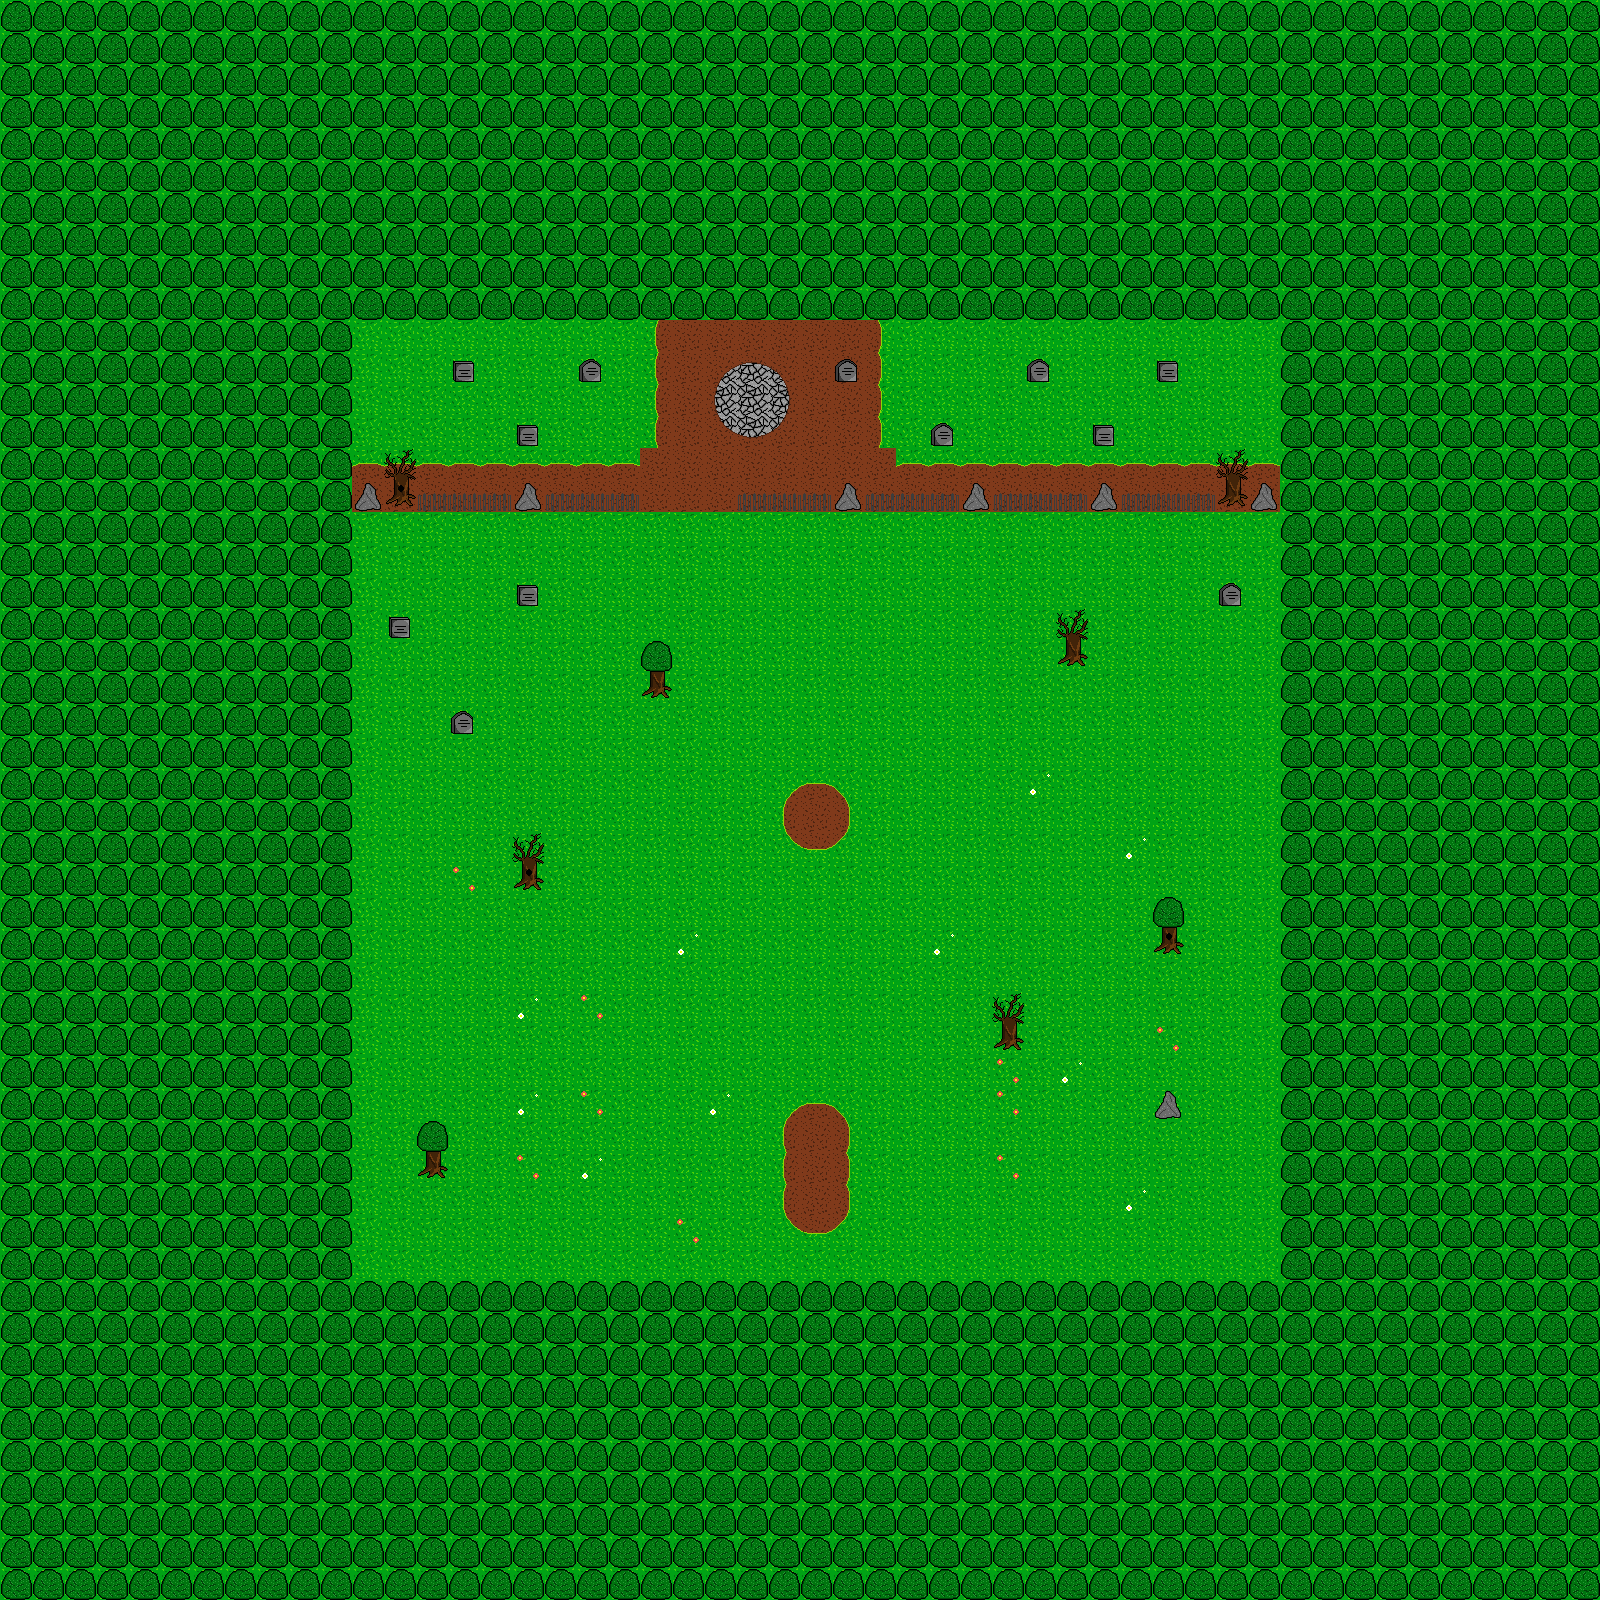

The image is a tile-based game level rendered from a .tmx file. Its description and source (layers, tilesets, objects; grid data summarised) follow:
An orthogonal 50x50 tile map with 32x32 px tiles, 3 tile layers (Background, Ground, Decoration) and 27 objects.

<map version="1.0" tiledversion="1.0.1" orientation="orthogonal" renderorder="left-down" width="50" height="50" tilewidth="32" tileheight="32" nextobjectid="29">
 <tileset firstgid="1" name="tileset1" tilewidth="32" tileheight="32" tilecount="256" columns="16">
  <image source="tileset1.png" width="512" height="512" />
 </tileset>
 <layer name="Background" width="50" height="50">
  <data>[2500 cells, 2500 non-empty, 6 distinct tile ids]</data>
 </layer>
 <layer name="Ground" width="50" height="50">
  <data>[2500 cells, 1734 non-empty, 22 distinct tile ids]</data>
 </layer>
 <layer name="Decoration" width="50" height="50">
  <data>[2500 cells, 31 non-empty, 12 distinct tile ids]</data>
 </layer>
 <objectgroup name="MAP_COLLISION">
  <object id="1" x="448" y="352" width="32" height="32" />
  <object id="2" x="576" y="352" width="32" height="32" />
  <object id="3" x="512" y="416" width="32" height="32" />
  <object id="4" x="832" y="352" width="32" height="32" />
  <object id="5" x="1024" y="352" width="32" height="32" />
  <object id="6" x="1152" y="352" width="32" height="32" />
  <object id="7" x="1088" y="416" width="32" height="32" />
  <object id="8" x="928" y="416" width="32" height="32" />
  <object id="10" x="384" y="448" width="32" height="32" />
  <object id="11" x="1216" y="448" width="32" height="32" />
  <object id="12" x="1056" y="608" width="32" height="64" />
  <object id="13" x="1216" y="576" width="32" height="32" />
  <object id="14" x="640" y="640" width="32" height="64" />
  <object id="15" x="448" y="704" width="32" height="32" />
  <object id="16" x="384" y="608" width="32" height="32" />
  <object id="17" x="512" y="576" width="32" height="32" />
  <object id="18" x="512" y="832" width="32" height="64" />
  <object id="19" x="416" y="1120" width="32" height="64" />
  <object id="20" x="992" y="992" width="32" height="64" />
  <object id="21" x="1152" y="896" width="32" height="64" />
  <object id="22" x="1152" y="1088" width="32" height="32" />
  <object id="23" x="352" y="480" width="288" height="32" />
  <object id="24" x="736" y="480" width="544" height="32" />
  <object id="25" x="1280" y="0" width="320" height="1600" />
  <object id="26" x="0" y="1280" width="1280" height="320" />
  <object id="27" x="0" y="0" width="352" height="1280" />
  <object id="28" x="352" y="0" width="928" height="320" />
 </objectgroup>
</map>
